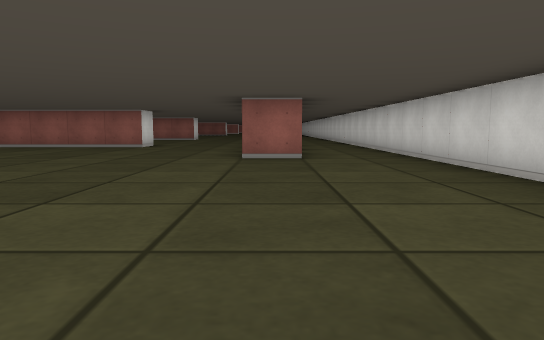
View 1 (above)

24 first-person views from a walk through a cub3D level. The camera is about half as high as the walls, tilts 6° down and sees 70° across. The floor is counted in squares. Each view is taken from the middle of a square. On the plan, view 1 faces up. The plan holds only what a view shows up to about 9 squares ahead; the rest is blank.

View 2
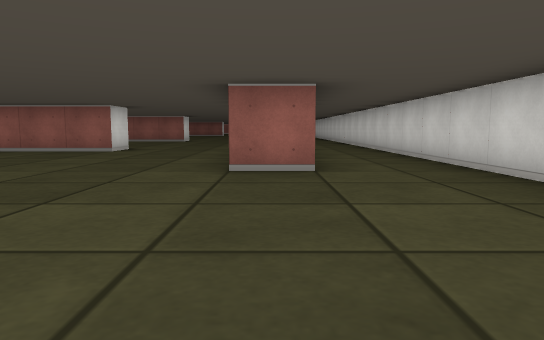

View 3
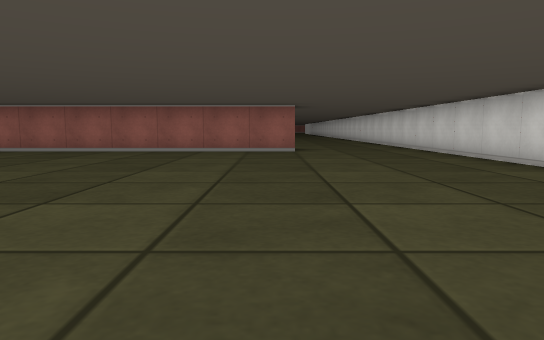

View 4
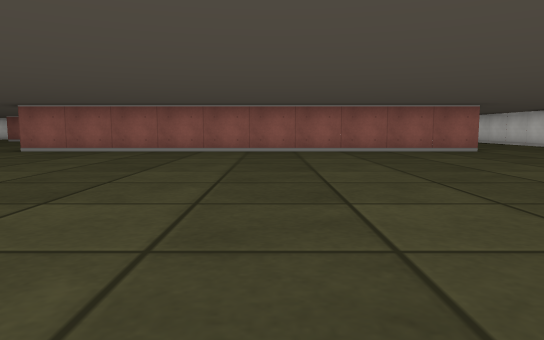

View 5
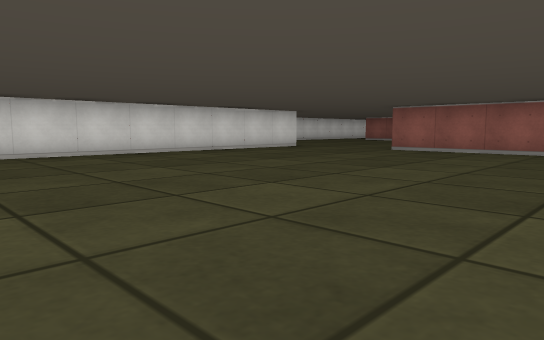

View 6
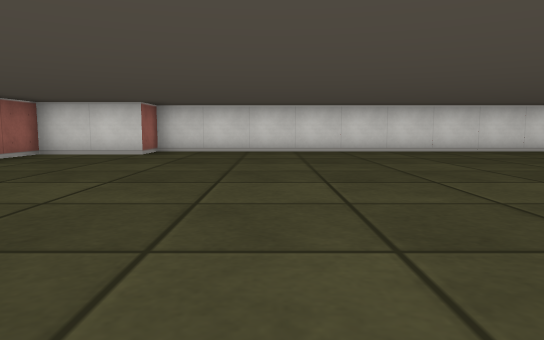

View 7
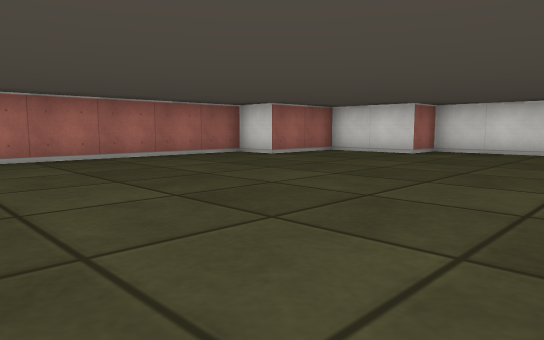

View 8
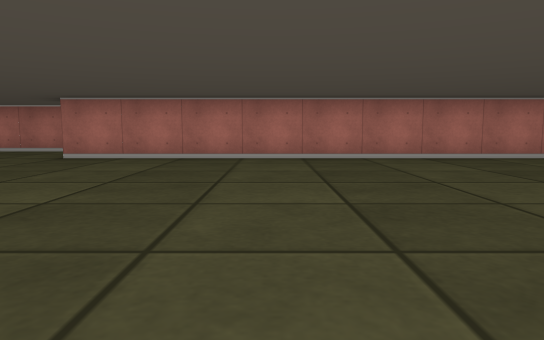

View 9
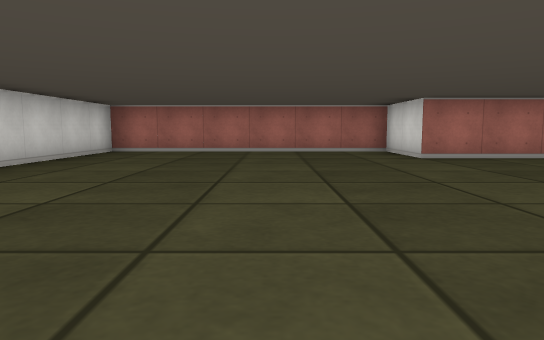

View 10
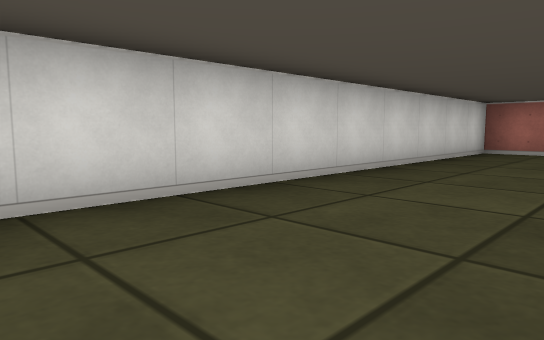

View 11
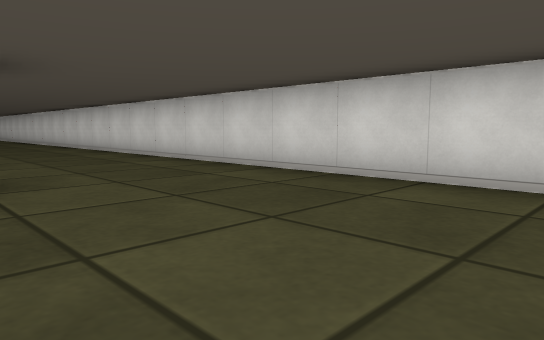

View 12
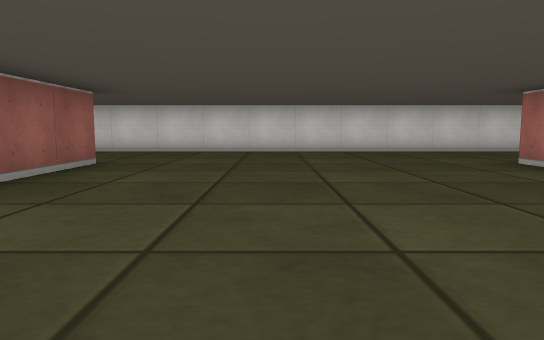

View 13
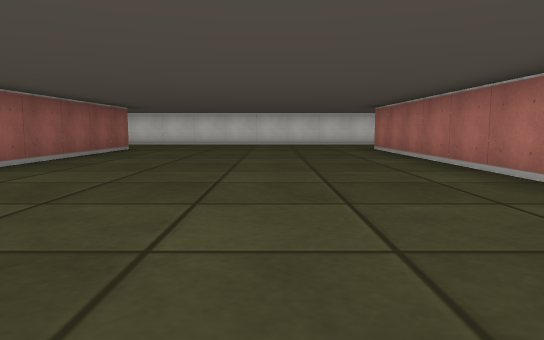

View 14
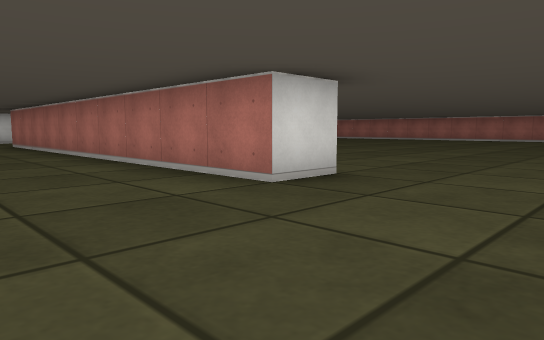

View 15
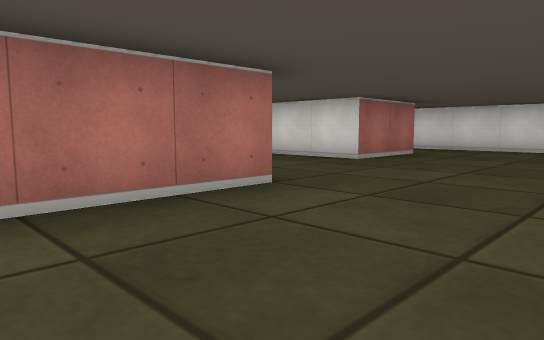

View 16
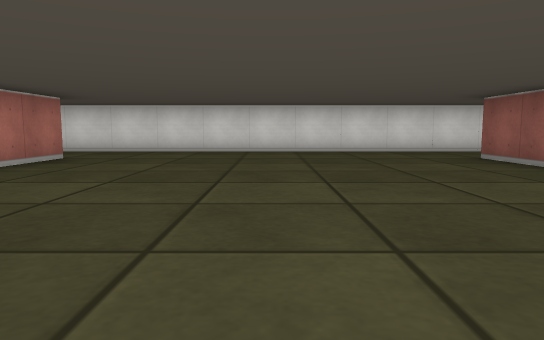

View 17
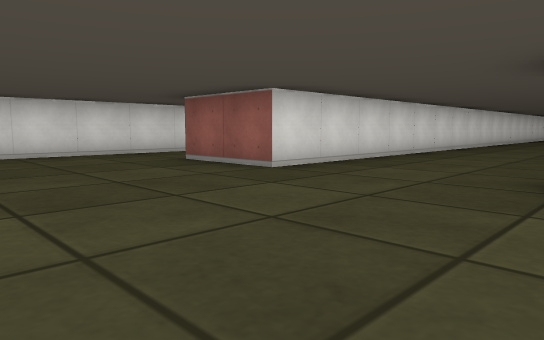

View 18
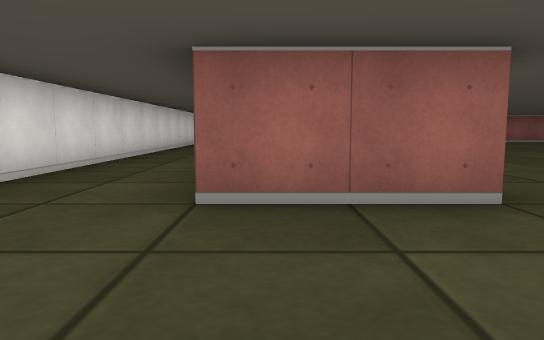

View 19
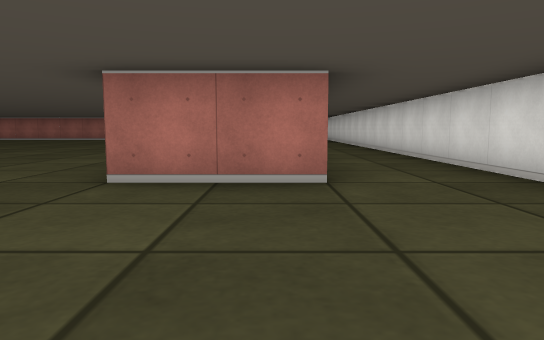

View 20
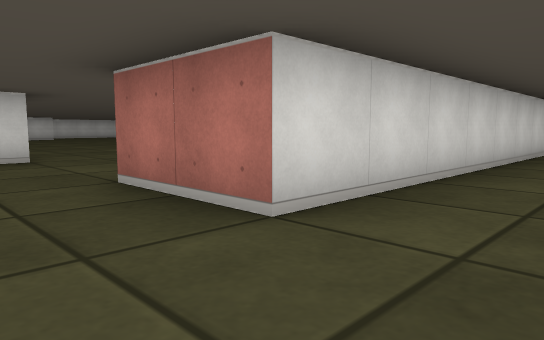

View 21
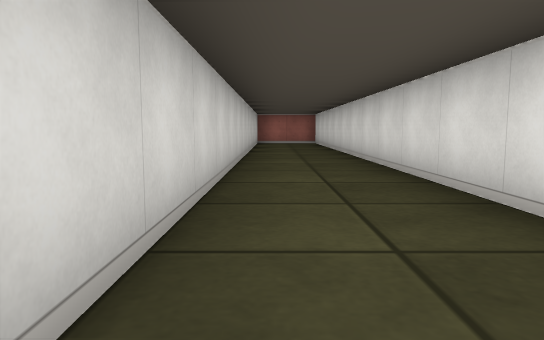

View 22
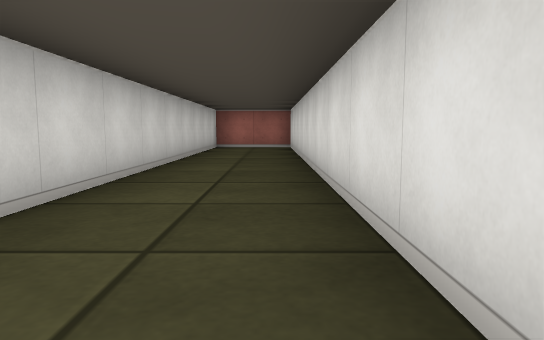

View 23
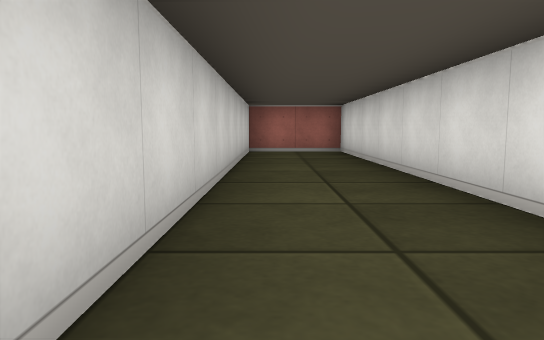

View 24
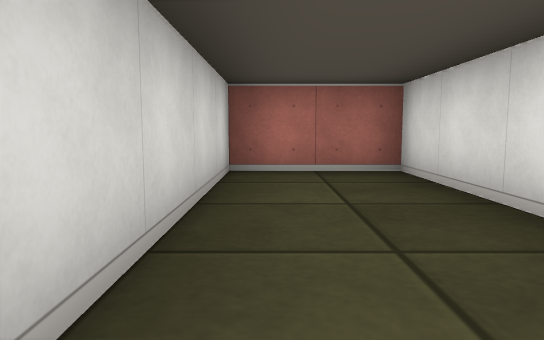

### Floor plan
Points are (right, up) in squares from view 1. A wall is a line through its corners. A room is listed if a view was taken in it or the views show most of it. See-through windows are left out.
Room 1 (views 1, 2, 3, 4, 5, 6, 7, 8, 9, 10, 11, 12, 13, 14, 15, 16, 17, 18, 19, 20, 21, 22, 23, 24)
walls: (-3.5, 11.1) (-3.5, 10.5) (-13.5, 10.5) (-13.5, 11.5) (-3.5, 11.5); (-3.5, 17.5) (-8.1, 17.5); (-16.5, 19.5) (-16.5, 17.5) (-18.5, 17.5); (-0.5, 6.9) (-0.5, 18.9); (0.6, 6.5) (-0.5, 6.5); (-20.5, 24) (-20.5, -5.5) (-18.5, -5.5) (-18.5, 10.5) (-16.5, 10.5) (-16.5, -0.5) (-15.5, -0.5) (-15.5, -2.5) (-13.5, -2.5) (-13.5, -3.5) (-3.5, -3.5) (-3.5, -5.5) (2.5, -5.5) (2.5, 11.1)
ways out: opening at (-15, 19.7); opening at (-2, 19)

Where each view was taken, in squares from view 1:
view 1: 0 up, 0 right, facing up
view 2: 2 up, 0 right, facing up
view 3: 2 up, 4 left, facing up
view 4: 2 up, 8 left, facing up
view 5: 2 up, 9 left, facing up-left
view 6: 2 up, 8 left, facing left
view 7: 3 up, 8 left, facing down-left
view 8: 3 up, 7 left, facing down
view 9: 3 up, 1 left, facing down
view 10: 3 up, 0 right, facing down-right
view 11: 7 up, 4 left, facing up-right
view 12: 15 up, 9 left, facing right
view 13: 14 up, 13 left, facing right
view 14: 14 up, 16 left, facing down-right
view 15: 14 up, 11 left, facing down-left
view 16: 14 up, 12 left, facing left
view 17: 14 up, 13 left, facing up-left
view 18: 15 up, 18 left, facing up
view 19: 14 up, 18 left, facing down
view 20: 12 up, 20 left, facing down-right
view 21: 8 up, 19 left, facing down
view 22: 5 up, 20 left, facing down
view 23: 3 up, 19 left, facing down
view 24: 1 down, 19 left, facing down
